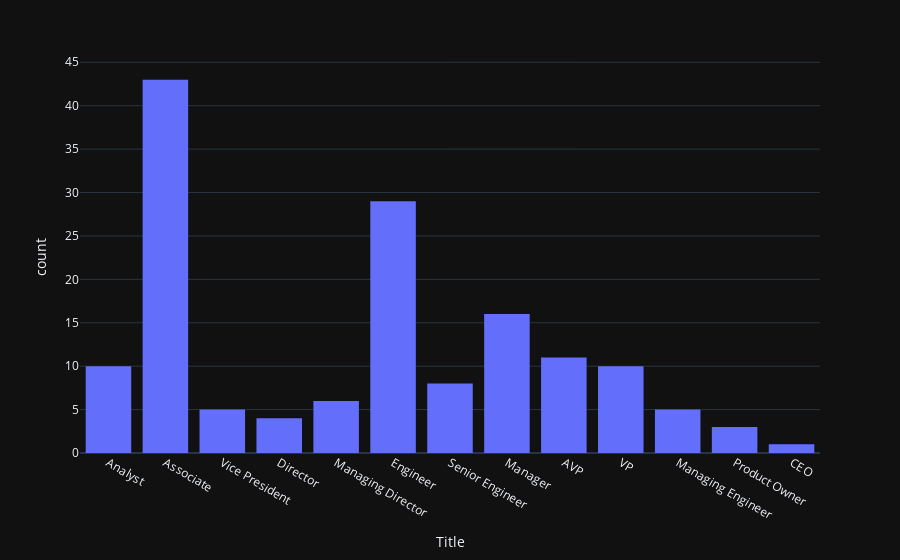

Here is the notebook cell this chart was saved with:
### Markdown cell above
Cool .. this seems reasonably distributed?

### Code cell
import plotly.express as px
px.histogram(people_df, x="Title", template="plotly_dark")

### Figure 1 — Plotly figure (JSON) as saved in the notebook; plotly's stock layout.template omitted (floating-point values rounded to 4 significant figures; data arrays with more than 128 entries replaced by an {"elided": "..."} marker saying what was removed)
{"data": [{"alignmentgroup": "True", "bingroup": "x", "hovertemplate": "Title=%{x}<br>count=%{y}<extra></extra>", "legendgroup": "", "marker": {"color": "#636efa", "pattern": {"shape": ""}}, "name": "", "offsetgroup": "", "orientation": "v", "showlegend": false, "type": "histogram", "x": {"elided": "151 str values"}, "xaxis": "x", "yaxis": "y"}], "layout": {"barmode": "relative", "legend": {"tracegroupgap": 0}, "margin": {"t": 60}, "xaxis": {"anchor": "y", "domain": [0, 1], "title": {"text": "Title"}}, "yaxis": {"anchor": "x", "domain": [0, 1], "title": {"text": "count"}}}}
